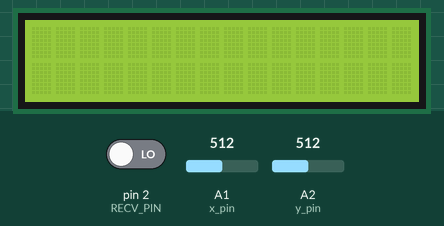
Recording of a sketch running on a simulated Arduino Uno, built with avr-gcc and run on an emulated ATmega328P. On the bench: 16×2 character LCD. The test bench sets the inputs (shaded band); at power-on: A1 (x_pin) = 512, A2 (y_pin) = 512, pin 2 (RECV_PIN) LOW. What the sketch prints to the serial monitor is not drawn.

Above: at 0.8 s.
0.9 s: A1 (x_pin) set to 390
At 2.1 s:
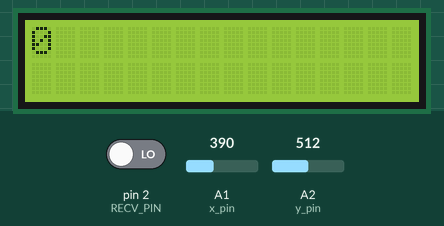
2.4 s: A2 (y_pin) set to 390
At 3.2 s:
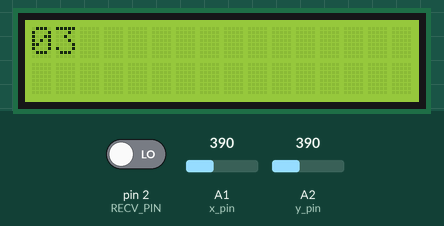
3.9 s: A1 (x_pin) set to 710
At 4.8 s:
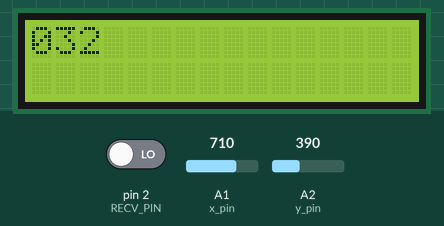
5.4 s: A2 (y_pin) set to 682
6.9 s: A2 (y_pin) set to 715
At 7.2 s:
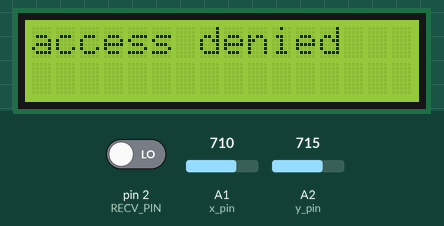
Timing chart, 0 to 9.9 s (numbered marks = the images above; inputs shaded):
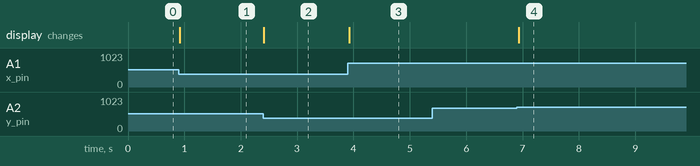

Measured:
- the behaviour switches between 700 and 701 on A2 (y_pin) (found by bisection; images 3 and 4)
- after the input at 0.9 s, the display: changes at once (image 1)
- after the input at 2.4 s, the display: changes at once (image 2)
- after the input at 3.9 s, the display: changes at once (image 3)
- after the input at 5.4 s, every drawn part: stays the same
- after the input at 6.9 s, the display: changes at once (image 4)

The sketch:

basic1.ino
```cpp
#include <Arduino_FreeRTOS.h>
#include <Wire.h>
#include <LiquidCrystal_I2C.h>
#include <IRremote.h>
#include <queue.h>
#include <semphr.h>

TaskHandle_t handleTaskIR;
TaskHandle_t handleTaskLED;
TaskHandle_t handleTaskLCD;

void TaskIR(void *parameters);
void TaskJoystick(void *parameters);
void TaskLCD(void *parameters);

int RECV_PIN = 2;
char ir_ch = 0;
int x_pin = A1 , y_pin = A2;
IRrecv irrecv(RECV_PIN);
decode_results results;

char arr[4];
int p;

SemaphoreHandle_t  gatekeeper = 0 , control = 0; /* global handler */

LiquidCrystal_I2C lcd(0x27, 2, 1, 0, 4, 5, 6, 7, 3, POSITIVE);

void setup() {
  p = 0;
  pinMode(x_pin, INPUT);
  pinMode(y_pin, INPUT);
  lcd.begin(16, 2);
  Serial.begin(9600);
  lcd.clear();
  lcd.backlight();    // open LCD backlight
  irrecv.enableIRIn(); // Start the receiver
  control = xSemaphoreCreateMutex();
  if(xSemaphoreTake(control, 5)){
  }
  xTaskCreate(TaskIR, "IR", 96, NULL, 1, &handleTaskIR);
  xTaskCreate(TaskJoystick, "LED", 96, NULL, 1, &handleTaskLED);
  xTaskCreate(TaskLCD, "LCD", 96, NULL, 1, &handleTaskLCD);
  attachInterrupt(0, ir_click, RISING);
  gatekeeper = xSemaphoreCreateMutex();

  vTaskStartScheduler();
}

// IR ISR
void ir_click() {
    if (irrecv.decode(&results)) {
        ir_ch = translateIR(); // Function to translate code
        irrecv.resume();    // Receive the next code
    }
}

void TaskIR(void *parameters){
  (void) parameters;
  for(;;){
      while(ir_ch == 0){
        vTaskDelay(5);
      }
      if(p < 4){
          if(xSemaphoreTake(gatekeeper, 100)){
            arr[p++] = ir_ch;
            ir_ch = 0;
            xSemaphoreGive(control);
            xSemaphoreGive(gatekeeper);
          }
      }
      vTaskDelay(1);
  }
}

void TaskJoystick(void *parameters){
  (void) parameters;
  int prev_x_val , x_val , prev_y_val , y_val;
  for(;;){
    x_val = analogRead(x_pin);
    y_val = analogRead(y_pin);

    if(p < 4){
      if(xSemaphoreTake(gatekeeper, 100)){
            if(x_val < 400 && prev_x_val > 400){
              arr[p++] = '0';
              xSemaphoreGive(control);
            }else if(x_val > 700 && prev_x_val < 700){
              arr[p++] = '2';
              xSemaphoreGive(control);
            }else if(y_val > 700 && prev_y_val < 700){
              arr[p++] = '1';
              xSemaphoreGive(control);
            }else if(y_val < 400 && prev_y_val > 400){
              arr[p++] = '3';
              xSemaphoreGive(control);
            }

            xSemaphoreGive(gatekeeper);
      }
    }

    prev_x_val = x_val;
    prev_y_val = y_val;
    vTaskDelay(1);
  }
}

void TaskLCD(void *parameters){
  (void) parameters;
  for(;;){
    if(xSemaphoreTake(control, 100)){
        lcd.clear();
        lcd.backlight();    // open LCD backlight
        lcd.setCursor(0, 0);  // setting cursor
        if(p < 4){
          for(int i = 0;i < p;i++){
            lcd.print(arr[i]);
            lcd.setCursor(i + 1, 0);  // setting cursor
          }
          Serial.println(F("print"));
        }else{
          lcd.clear();
          lcd.backlight();    // open LCD backlight
          lcd.setCursor(0, 0);  // setting cursor
          if(arr[0] == '0' && arr[1] == '1' && arr[2] == '2' && arr[3] == '3'){
            lcd.print("access granted");
          }else{
            lcd.print("access denied");
          }
          vTaskDelay(3000 / portTICK_PERIOD_MS);
          lcd.clear();
          lcd.backlight();    // open LCD backlight
          p = 0;
        }
      }
      vTaskDelay(20);
  }
}

char translateIR() // takes action based on IR code received describing Car MP3 IR codes
{
    char ch = 0;
    switch (results.value) {
        case 0xFFA25D:
        //Serial.println(" CH-            ");
        break;
        case 0xE318261B:
        //Serial.println(" CH-            ");
        break;
        case 0xFF629D:
        //Serial.println(" CH             ");
        break;
        case 0x511DBB:
        //Serial.println(" CH             ");
        break;
        case 0xFFE21D:
        //Serial.println(" CH+            ");
        break;
        case 0xEE886D7F:
        //Serial.println(" CH+            ");
        break;
        case 0xFF22DD:
        //Serial.println("|<<          ");
        break;
        case 0x52A3D41F:
        //Serial.println("|<<          ");
        break;
        case 0xFF02FD:
        //Serial.println(">>|       ");
        break;
        case 0xD7E84B1B:
        //Serial.println(">>|        ");
        break;
        case 0xFFC23D:
        //Serial.println(" PLAY/PAUSE     ");
        break;
        case 0xBE90A873:
        //Serial.println(" PLAY/PAUSE     ");
        break;
        case 0xFFE01F:
        //Serial.println(" VOL-           ");
        ch = '-';
        break;
        case 0xF076C13B:
        //Serial.println(" VOL-           ");
        ch = '-';
        break;
        case 0xFFA857:
        //Serial.println(" VOL+           ");
        ch = '+';
        break;
        case 0xA3C8EDDB:
        //Serial.println(" VOL+           ");
        ch = '+';
        break;
        case 0xFF906F:
        //Serial.println(" EQ             ");
        ch = '=';
        break;
        case 0xE5CFBD7F:
        //Serial.println(" EQ             ");
        ch = '=';
        break;
        case 0xFF6897:
        //Serial.println(" 0              ");
        ch = '0';
        break;
        case 0xC101E57B:
        //Serial.println(" 0              ");
        ch = '0';
        break;
        case 0xFF9867:
        //Serial.println(" 100+           ");
        ch = '*';
        break;
        case 0x97483BFB:
        //Serial.println(" 100+           ");
        ch = '*';
        break;
        case 0xFFB04F:
        //Serial.println(" 200+           ");
        ch = '#';
        break;
        case 0xF0C41643:
        //Serial.println(" 200+           ");
        ch = '#';
        break;
        case 0xFF30CF:
        //Serial.println(" 1              ");
        ch = '1';
        break;
        case 0x9716BE3F:
        //Serial.println(" 1              ");
        ch = '1';
        break;
        case 0xFF18E7:
        //Serial.println(" 2              ");
        ch = '2';
        break;
        case 0x3D9AE3F7:
        //Serial.println(" 2              ");
        ch = '2';
        break;
        case 0xFF7A85:
        //Serial.println(" 3              ");
        ch = '3';
        break;
        case 0x6182021B:
        //Serial.println(" 3              ");
        ch = '3';
        break;
        case 0xFF10EF:
        //Serial.println(" 4              ");
        ch = '4';
        break;
        case 0x8C22657B:
        //Serial.println(" 4              ");
        ch = '4';
        break;
        case 0xFF38C7:
        //Serial.println(" 5              ");
        ch = '5';
        break;
        case 0x488F3CBB:
        //Serial.println(" 5              ");
        ch = '5';
        break;
        case 0xFF5AA5:
        //Serial.println(" 6              ");
        ch = '6';
        break;
        case 0x449E79F:
        //Serial.println(" 6              ");
        ch = '6';
        break;
        case 0xFF42BD:
        //Serial.println(" 7              ");
        ch = '7';
        break;
        case 0x32C6FDF7:
        //Serial.println(" 7              ");
        ch = '7';
        break;
        case 0xFF4AB5:
        //Serial.println(" 8              ");
        ch = '8';
        break;
        case 0x1BC0157B:
        //Serial.println(" 8              ");
        ch = '8';
        break;
        case 0xFF52AD:
        //Serial.println(" 9              ");
        ch = '9';
        break;
        case 0x3EC3FC1B:
        //Serial.println(" 9              ");
        ch = '9';
        break;
        case 0xFFFFFFFF:
        //Serial.println("               ");  //ignore the buffer error
        break;
        case 0xFF:
        //Serial.println("               "); // ignore buffer error
        break;
        //default:
        //Serial.print(" unknown button   ");
        //Serial.println(results.value, HEX);
    }
    if (ch == 0)
        return 0;
    else
        return ch;
    delay(500);
}

void loop() {

}
```
